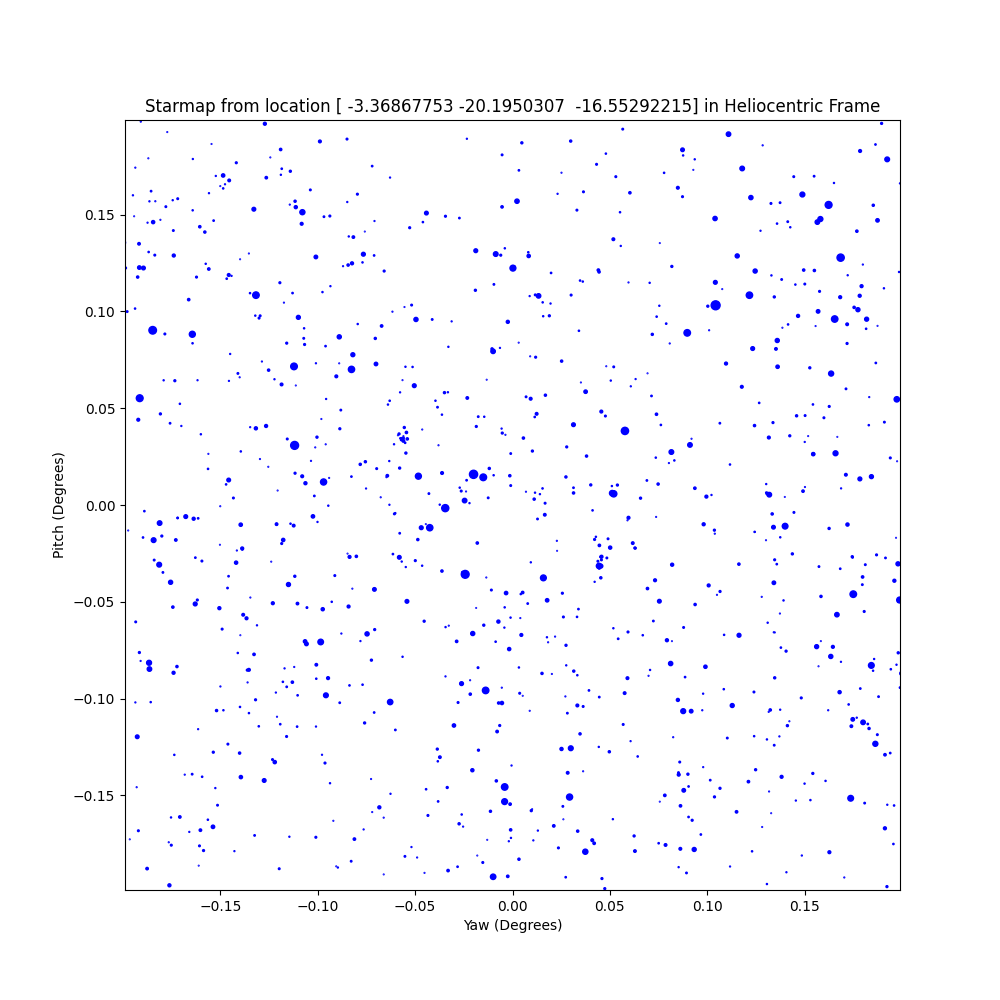

Write the Python code that produced this figure.
import numpy as np
from matplotlib import pyplot as plt

from skyfield.api import Star, load
from skyfield.data import hipparcos


# Set the location of our satellite, in heliocentric rectangular coordinates
location = np.array([-3.36867753, -20.1950307, -16.55292215])


def build_stereographic_projection(location):
    """Compute *x* and *y* coordinates at which to plot the positions."""

    p = location

    print("p", p)
    u = p / np.linalg.norm(p)
    if len(u.shape) > 1:
        c = u.mean(axis=1)
        c = c / np.linalg.norm(c)
    else:
        c = u
    x_c, y_c, z_c = c

    def project(position):
        print("Project(position)", position)
        p = position.position.au
        u = p / np.sqrt((p * p).sum(axis=0))
        x, y, z = u

        t0 = 1/np.sqrt(x_c**2 + y_c**2)
        t1 = x*x_c
        t2 = np.sqrt(-z_c**2 + 1)
        t3 = t0*t2
        t4 = y*y_c
        t5 = 1/(t1*t3 + t3*t4 + z*z_c + 1)
        t6 = t0*z_c

        return t0*t5*(x*y_c - x_c*y), -t5*(t1*t6 - t2*z + t4*t6)

    return project


# Julian Date Time

ts = load.timescale()
t= ts.utc(2023, 10, range(10, 11))[0]
print("t:", t)

# An ephemeris from the JPL provides Sun and Earth positions.

eph = load('de421.bsp')
sun = eph['sun']
earth = eph['earth']

# The Hipparcos mission provides our star catalog.

with load.open(hipparcos.URL) as f:
    stars = hipparcos.load_dataframe(f)

# LOCATION DETERMINED HERE --------------------------------------------------------

projection = build_stereographic_projection(location)
field_of_view_degrees = 45.0
limiting_magnitude = 7.0

# Now that we have constructed our projection, compute the x and y
# coordinates that each star will have on the plot.

star_positions = earth.at(t).observe(Star.from_dataframe(stars))
stars['x'], stars['y'] = projection(star_positions)

# Create a True/False mask marking the stars bright enough to be
# included in our plot.  And go ahead and compute how large their
# markers will be on the plot.

bright_stars = (stars.magnitude <= limiting_magnitude)
magnitude = stars['magnitude'][bright_stars]
marker_size = (0.5 + limiting_magnitude - magnitude) ** 2.0

# Plot the starmap

fig, ax = plt.subplots(figsize=[10, 10])

ax.scatter(stars['x'][bright_stars], stars['y'][bright_stars],
           s=marker_size, color='b')

angle = np.pi - field_of_view_degrees / 360.0 * np.pi
limit = np.sin(angle) / (1.0 - np.cos(angle))

ax.set_xlim(-limit, limit)
ax.set_ylim(-limit, limit)
ax.set_xlabel('Yaw (Degrees)')
ax.set_ylabel('Pitch (Degrees)')
ax.set_title('Starmap from location {} in Heliocentric Frame'.format(location))
fig.savefig('starmap.png')
